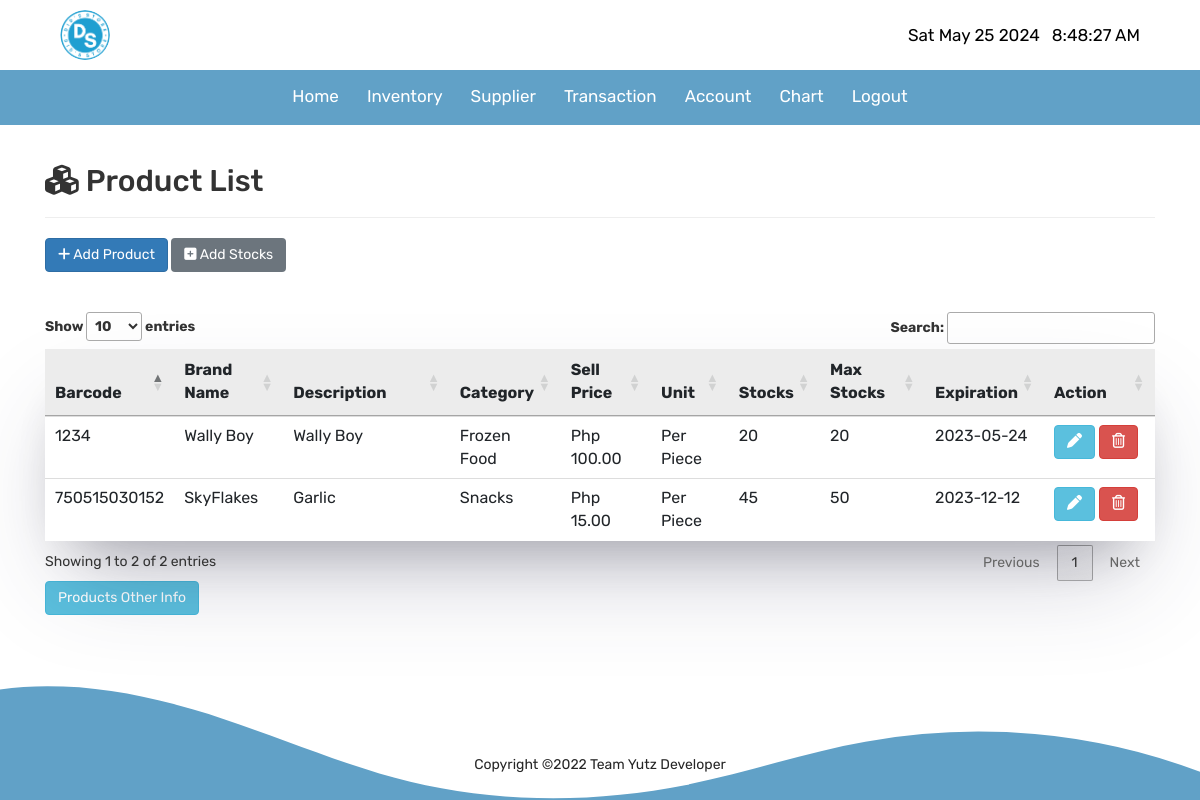
The app's page /pages/inventory/index.php (signed in) with its own data.
### tables this page shows
CREATE TABLE `products` (
  `id` int(50) NOT NULL,
  `code` varchar(50) NOT NULL,
  `prod_name` varchar(50) NOT NULL,
  `description` varchar(200) NOT NULL,
  `category` varchar(50) NOT NULL,
  `price` decimal(10,2) NOT NULL,
  `unit` varchar(50) NOT NULL,
  `current_stocks` int(50) NOT NULL,
  `max_stocks` int(50) NOT NULL,
  `expiration` date NOT NULL,
  `supplier` varchar(50) NOT NULL
);

### pages/inventory/index.php (the view, shortened to what this page needs)
<?php
$conn=mysqli_connect("localhost","root","","pos");
$sql = "SELECT * FROM products";
$result = $conn -> query($sql);
?>
<!DOCTYPE html>
<html lang="en">
<head>
	<link rel="stylesheet" href="https://cdnjs.cloudflare.com/ajax/libs/font-awesome/4.7.0/css/font-awesome.min.css">
	<link rel="stylesheet" type="text/css" href="../../style/inventory.css">
	<link rel="stylesheet" href="https://cdn.jsdelivr.net/npm/bootstrap@4.3.1/dist/css/bootstrap.min.css">
	<link rel="stylesheet" href="https://maxcdn.bootstrapcdn.com/bootstrap/3.4.1/css/bootstrap.min.css">
	<link rel="stylesheet" type="text/css" href="https://cdn.datatables.net/1.11.5/css/jquery.dataTables.min.css">
</head>
<body>
<nav>
  <header>
    <div class="nav1">
      <div>
        <img class="logo" src="../../media/logo_dids.png">
      </div>
    </div>
    <div class="nav2" id="nav2">
      <div id="time"></div>
    </div>
  </header>
    <div class="nav-items">
      <ul class="overview">
        <li>
          <a href="../home/">
            Home</a>
        </li>
        <li>
          <a href="../inventory/">
            Inventory</a>
        </li>
        <li>
          <a href="../supplier/">
            Supplier</a>
        </li>
        <li>
          <a href="../transaction/">
            Transaction</a>
        </li>
        <li>
          <a href="../accounts/">
            Account</a>
        </li>
        <li>
          <a href="../charts/">
            Chart</a>
        </li>
        <li>
          <a href="#" class="logout">
            Logout</a>
        </li>
      </ul>
    </div>
  </nav>
	<main>
		<div class="container">
			<div class="page-header">
				<h2><i class="fa fa-cubes"></i> Product List</h2>
			</div>
			<div style="padding: 0;" class="container modal-btn">
				<button type="button" class="btn btn-primary" data-toggle="modal" data-target="#myModal"><i class="fa fa-plus"></i> Add Product</button>
				<button type="button" id="stock-modal" class="btn btn-secondary" data-toggle="modal" data-target=".bd-example-modal-xl"><i class="fa fa-plus-square"></i> Add Stocks</button>
			</div>
			<table id="myTable" class="table table-striped">
				<thead>
					<tr>
						<th>Barcode</th>
						<th>Brand Name</th>
						<th>Description</th>
						<th>Category</th>
						<th>Sell Price</th>
						<th>Unit</th>
						<th>Stocks</th>
						<th>Max Stocks</th>
						<th>Expiration</th>
						<th>Action</th>
					</tr>
				</thead>
				<tbody id="tbody">
					<?php
					if ($result -> num_rows > 0)
					{
						while ($row = $result -> fetch_assoc())
						{
							?>
							<tr id="<?php echo $row["code"];?>">
								<td><span><?php echo $row["code"]; ?></span></td>
								<td><span><?php echo $row["prod_name"]; ?></span></td>
								<td><span><?php echo $row["description"]; ?></span></td>
								<td><span><?php echo $row["category"]; ?></span></td>
								<td>Php <span><?php echo $row["price"]; ?></span></td>
								<td><span><?php echo $row["unit"]; ?></span></td>
								<td><span><?php echo $row["current_stocks"]; ?></span></td>
								<td><span><?php echo $row["max_stocks"]; ?></span></td>
								<td><span><?php echo $row["expiration"]; ?></span></td>
								<td><button  data-toggle="modal" data-target="#exampleModalCenter" id="edit-btn" class="btn btn-info"><i style="font-size: 15px;" class='fas fa-pen'></i></button>
								  <button id="delete" type="button" class="btn btn-danger"><i style="font-size: 15px;" class='far fa-trash-alt'></i></button>
								</td>
							</tr>
							<?php
						}
					}
					?>
				</tbody>
			</table>
			<div style="padding: 0;" class="container">
				<button data-toggle="modal" data-target="#exampleModalCenter1" class="btn btn-info">Products Other Info</button>
			</div>
		</div>
	</main>
	<div class="footer">
  <p>Copyright ©2022 Team Yutz Developer</p>
</div>
	<div class="custom-shape-divider-bottom-1667704152">
</div>
</body>
</html>

### style/inventory.css (style rules this page uses)
* { padding: 0; margin: 0; font-family: "Rubik", sans-serif ; }
body { font-family: "Rubik", sans-serif; }
.custom-shape-divider-bottom-1667704152 { position: fixed; bottom: 0; left: 0; width: 100%; overflow: hidden; line-height: 0; z-index: -1; transform: rotate(180deg); }
.custom-shape-divider-bottom-1667704152 svg { position: relative; display: block; width: calc(104% + 1.3px); height: 124px; }
.nav2 { color:black; display: flex; justify-content:center; align-items: center; font-size: 17px; }
#time { margin-left: 12px; }
header { background-color: white; z-index: 99 !important; margin:0; display: flex !important; justify-content: space-between !important; padding:10px 60px 10px 60px !important; }
.logo { width: 50px !important; background-color: white !important; border-radius: 40px !important; height: 50px !important; }
nav { height: 125px; background: #61a1c7; color: rgb(220, 220, 220); z-index:99 !important; display: flex; justify-content: center !important; position: sticky; top: 0; }
.nav-items { display: flex; justify-content: space-around; }
.overview, .account { display: flex; }
nav li { list-style: none; padding: 14px; }
nav a { text-decoration:none !important; font-size:17px; color: white; }
nav a::after { content: ""; display: block; height: 3px; background: #ffff; width: 0%; transition: all ease-in-out 300ms; }
main { min-width: 100%; width: 100%; margin: auto; font-family: 'Open Sans', sans-serif; }
.logo { width: 50px; height: 50px; }
.table tr td:nth-child(3) { width: 15%; }
.table tr td:nth-child(10) { width: 10%; }
.modal-btn { margin-bottom: 40px; }
.footer { color:#262626; width: 100%; margin: auto; padding-top: 140px; display: flex; justify-content: center; align-items: center; }
.table-striped { background-color: white; width: auto !important; display: block; overflow-y: auto ; width: 100% !important; box-shadow: rgba(255, 255, 255, 0.1) 0px 1px 1px 0px inset, rgba(50, 50, 93, 0.25) 0px 50px 100px -20px, rgba(0, 0, 0, 0.3) 0px 30px 60px -30px; border: none !important; }
.table-striped tr { background-color:#ececec; font-size: 16px; }
tbody tr { background:none !important; font-size: 14px; }

### records on screen
products: code "750515030152", prod_name "SkyFlakes", description "Garlic", category "Snacks", price "15.00", unit "Per Piece", current_stocks "45", max_stocks "50", expiration "2023-12-12"
products: code "1234", prod_name "Wally Boy", description "Wally Boy", category "Frozen Food", price "100.00", unit "Per Piece", current_stocks "20", max_stocks "20", expiration "2023-05-24"
